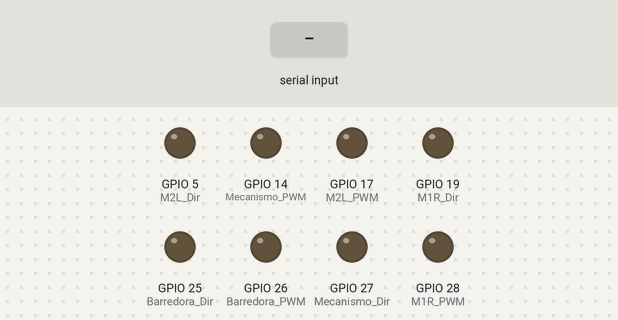
A sketch run on a simulated ESP32. Shown: output pins drawn as LEDs (lit = HIGH). Inputs (shaded band) come from the test bench. Nothing arrives over Bluetooth unless stated; what the sketch prints to the serial monitor is not drawn.

Above: at 1.2 s.
1.3 s: "1" received over the second serial link
At 2.4 s:
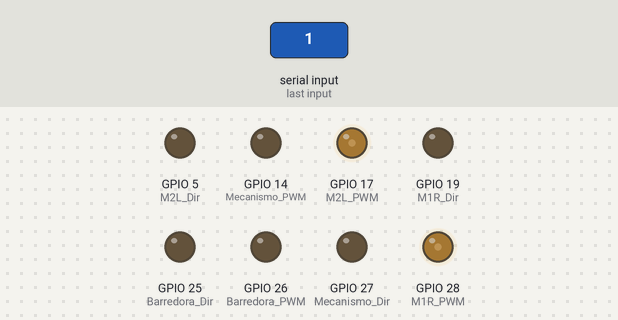
2.8 s: "2" received over the second serial link
At 3.5 s:
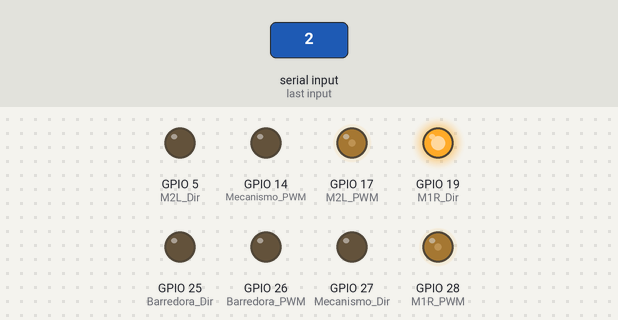
4.3 s: "0" received over the second serial link
At 4.6 s:
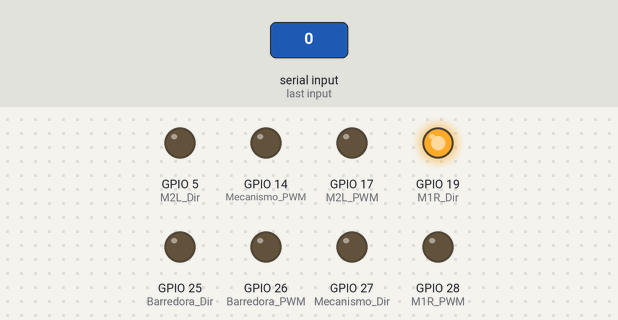
5.8 s: "3" received over the second serial link
At 7.0 s:
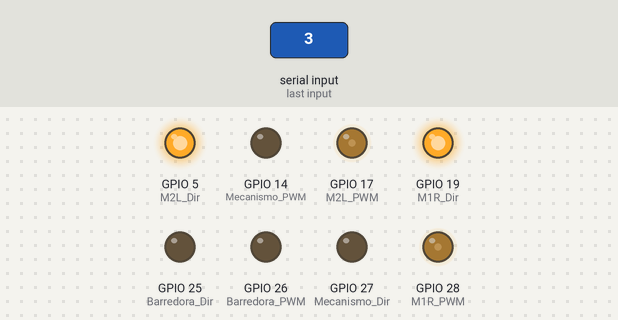
7.3 s: "4" received over the second serial link
At 8.1 s:
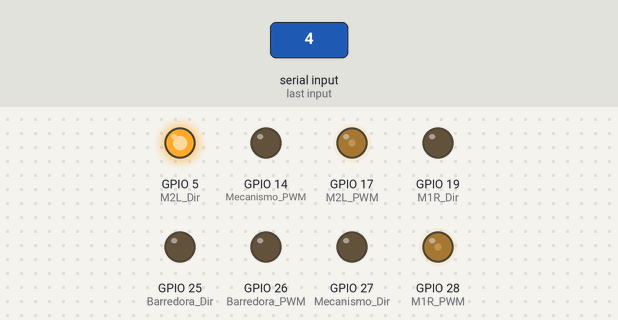
8.8 s: "5" received over the second serial link
At 9.3 s:
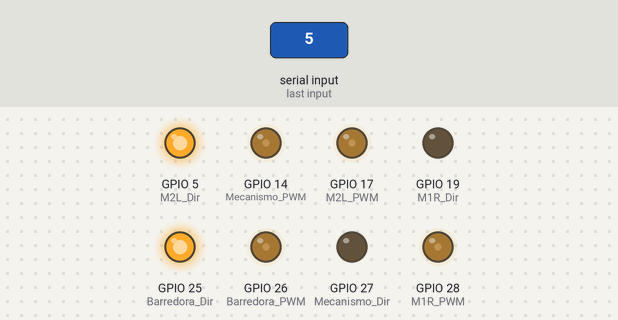
Timing chart, 0 to 11.3 s (numbered marks = the images above; inputs shaded):
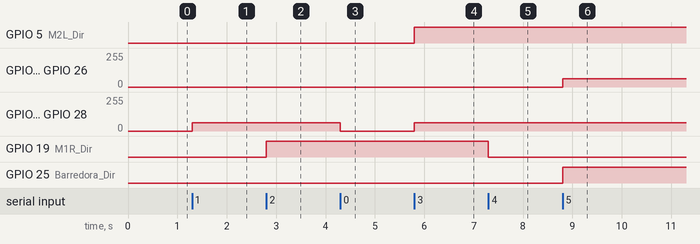

Measured:
- after the input at 1.3 s, GPIO 17 (M2L_PWM), GPIO 28 (M1R_PWM): 0/255 → 62/255 at once
- after the input at 2.8 s, GPIO 19 (M1R_Dir): LOW → HIGH at once
- after the input at 4.3 s, GPIO 17 (M2L_PWM), GPIO 28 (M1R_PWM): 62/255 → 0/255 at once
- after the input at 5.8 s, GPIO 5 (M2L_Dir): LOW → HIGH at once; GPIO 17 (M2L_PWM), GPIO 28 (M1R_PWM): 0/255 → 62/255 at once
- after the input at 7.3 s, GPIO 19 (M1R_Dir): HIGH → LOW at once
- after the input at 8.8 s, GPIO 14 (Mecanismo_PWM), GPIO 26 (Barredora_PWM): 0/255 → 62/255 at once; GPIO 25 (Barredora_Dir): LOW → HIGH at once

The sketch:

Mantis_Prueba.ino
```cpp
#include "BluetoothSerial.h"

#if !defined(CONFIG_BT_ENABLED) || !defined(CONFIG_BLUEDROID_ENABLED)
#error Bluetooth is not enabled! Please run `make menuconfig` to and enable it
#endif

#define M1R_Dir 19
#define M1R_PWM 28
#define M2L_Dir 5
#define M2L_PWM 17
#define Barredora_Dir 25
#define Barredora_PWM 26
#define Mecanismo_Dir 27
#define Mecanismo_PWM 14

BluetoothSerial SerialBT;

//-----------------variables-----------------

// Configurando los parámetros de PWM
const int freq = 500;
const int channel_M1R = 2;
const int channel_M2L = 3;
const int channel_Barredora = 4;
const int channel_Mecanismo = 5;
const int resolution = 12;

char dato;
int factor = 2;
int vel_pwm = 500;

void setup() {
  // Realizando la configuración de los pines a ocupar
  pinMode(M1R_PWM, OUTPUT);
  pinMode(M1R_Dir, OUTPUT);

  pinMode(M2L_PWM, OUTPUT);
  pinMode(M2L_Dir, OUTPUT);

  pinMode(Barredora_PWM, OUTPUT);
  pinMode(Barredora_Dir, OUTPUT);

  pinMode(Mecanismo_PWM, OUTPUT);
  pinMode(Mecanismo_Dir, OUTPUT);

  ledcSetup(channel_M1R, freq, resolution);
  ledcSetup(channel_M2L, freq, resolution);
  ledcSetup(channel_Barredora, freq, resolution);
  ledcSetup(channel_Mecanismo, freq, resolution);

  ledcAttachPin(M1R_PWM, channel_M1R);
  ledcAttachPin(M2L_PWM, channel_M2L);
  ledcAttachPin(Barredora_PWM, channel_Barredora);
  ledcAttachPin(Mecanismo_PWM, channel_Mecanismo);

  Serial.begin(115200);
  SerialBT.begin("Mantis"); //Bluetooth device name
}


//-----------------loop----------------
void loop() {
  if (SerialBT.available()) {
    dato = SerialBT.read();

    if (dato == '0'){
      Stop();
      Alto_Barredora();
      Alto_Mecanismo();
    }

    if (dato == '1'){
      Forward();
    }

    if (dato == '2'){
      Right();
    }

    if (dato == '3'){
      Backward();
    }

    if (dato == '4'){
      Left();
    }

    if (dato == '5'){
      Baja_Mecanismo();
      Mete_Lata();
    }

    if (dato == '6'){
      Sube_Mecanismo();
    }

    if (dato == '7'){
      Saca_Lata();
    }

//    if (dato == '8'){
//      Mete_Lata();
//    }


    if (dato == '8'){
      factor++;
      if (factor == 9){
        factor = 8;
      }

    }

    if (dato == '9'){
      factor--;
      if (factor == 1){
        factor = 2;
      }
    }
  }
  Serial.println(factor);
}


//------------------Funciones----------------

void Forward(){
  ledcWrite(channel_M1R, factor*vel_pwm);
  ledcWrite(channel_M2L, factor*vel_pwm);
  digitalWrite(M1R_Dir,LOW);
  digitalWrite(M2L_Dir,LOW);

  Serial.println("Forward");
}

void Backward(){
  ledcWrite(channel_M1R, factor*vel_pwm);
  ledcWrite(channel_M2L, factor*vel_pwm);
  digitalWrite(M1R_Dir,HIGH);
  digitalWrite(M2L_Dir,HIGH);

  Serial.println("Backward");
}

void Stop(){
  ledcWrite(channel_M1R, 0*vel_pwm);
  ledcWrite(channel_M2L, 0*vel_pwm);

  Serial.println("Stop");
}

void Right(){
  ledcWrite(channel_M1R, factor*vel_pwm);
  ledcWrite(channel_M2L, factor*vel_pwm);
  digitalWrite(M1R_Dir,HIGH);
  digitalWrite(M2L_Dir,LOW);

  Serial.println("Right");
}

void Left(){
  ledcWrite(channel_M1R, factor*vel_pwm);
  ledcWrite(channel_M2L, factor*vel_pwm);
  digitalWrite(M1R_Dir,LOW);
  digitalWrite(M2L_Dir,HIGH);

  Serial.println("Left");
}

void Baja_Mecanismo(){
  ledcWrite(channel_Mecanismo, factor*vel_pwm);
  digitalWrite(Mecanismo_Dir,LOW);

  Serial.println("Baja_Mecanismo");
}

void Sube_Mecanismo(){
  ledcWrite(channel_Mecanismo, factor*vel_pwm);
  digitalWrite(Mecanismo_Dir,HIGH);

  Serial.println("Sube_Mecanismo");
}

void Alto_Mecanismo(){
  ledcWrite(channel_Mecanismo, 0*vel_pwm);

  Serial.println("Alto_Mecanismo");
}

void Saca_Lata(){
  ledcWrite(channel_Barredora, factor*vel_pwm);
  digitalWrite(Barredora_Dir,LOW);

  Serial.println("Saca_Lata");
}

void Mete_Lata(){
  ledcWrite(channel_Barredora, factor*vel_pwm);
  digitalWrite(Barredora_Dir,HIGH);

  Serial.println("Mete_Lata");
}

void Alto_Barredora(){
  ledcWrite(Barredora_Dir, 0*vel_pwm);

  Serial.println("Alto_Barredora");
}
```
